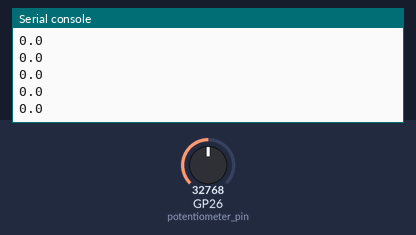
Bench run of a program on a simulated Raspberry Pi Pico running MicroPython. Shown: the last lines printed to the serial console. The inputs (shaded band) are chosen by the test bench; at power-on: GP26 (potentiometer_pin) = 32768 (analog values on the 0–65535 scale).

Above: at 1.2 s.
1.3 s: GP26 (potentiometer_pin) set to 45874
At 1.31 s:
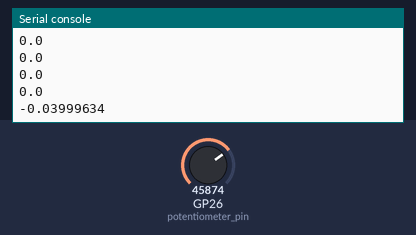
2.8 s: GP26 (potentiometer_pin) set to 32767
At 2.81 s:
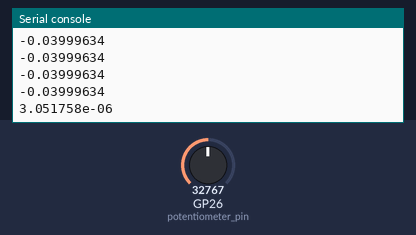

Measured:
- after the input at 1.3 s, the serial console: prints a new line at once (image 1)
- after the input at 2.8 s, the serial console: prints a new line at once (image 2)

The program:

pot_foo.py
```python
from machine import Pin, ADC
import time

potentiometer_pin = Pin(26, Pin.IN)
adc = ADC(potentiometer_pin)

while True:
    pot_value = adc.read_u16()
    # convert to value between -0.1 - +0.1
    trim = (0.5 - pot_value / 65_536) / 5
    print(trim)
    time.sleep(0.1)
```
